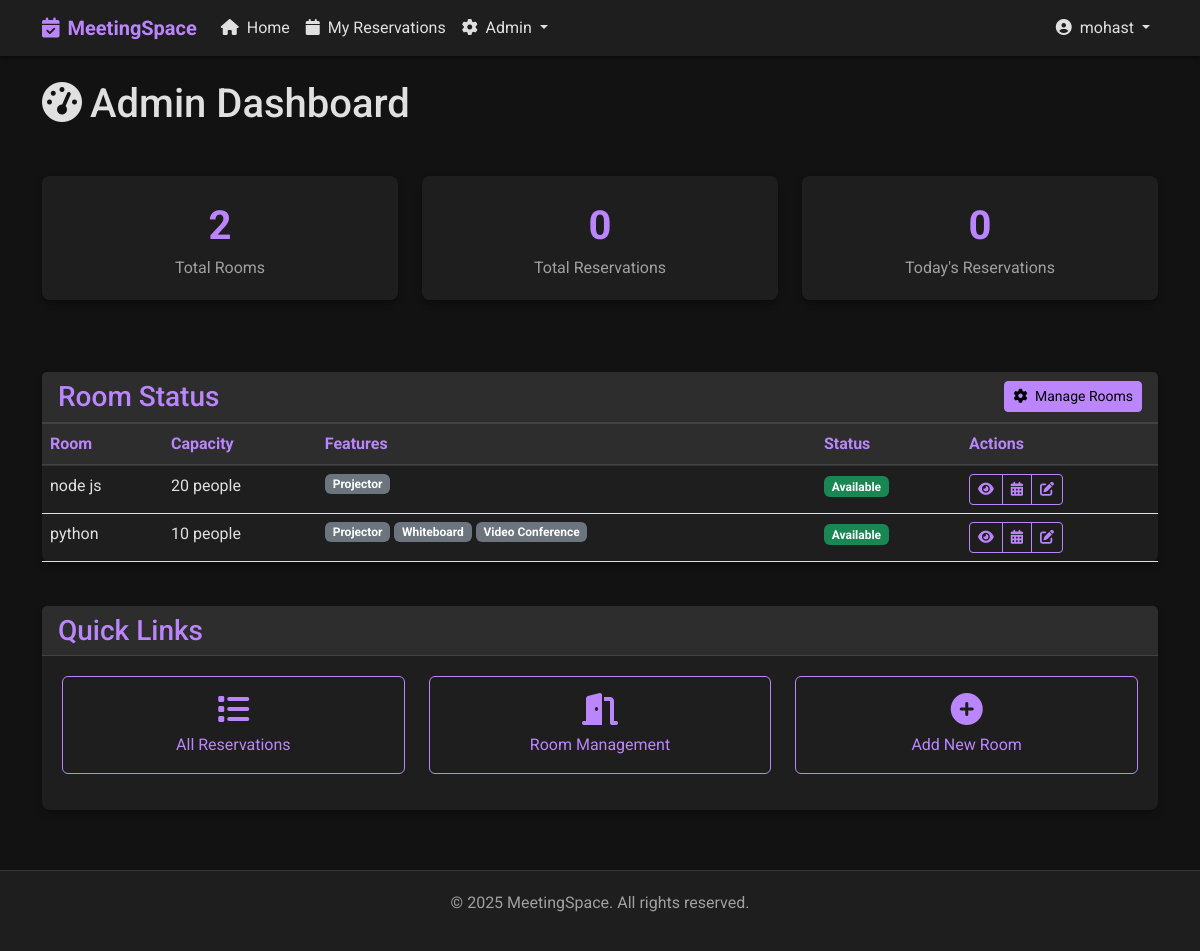
/admin-dashboard/ (signed in), run on the app's committed database.
### base/models.py (models this page shows, shortened)
class Room(models.Model):
    name = models.CharField(max_length=100)
    capacity = models.IntegerField(default=10)
    has_projector = models.BooleanField(default=False)
    has_whiteboard = models.BooleanField(default=False)
    has_video_conference = models.BooleanField(default=False)
    description = models.TextField(null=True, blank=True)
    created = models.DateTimeField(auto_now_add=True)
    updated = models.DateTimeField(auto_now=True)
    class Meta:
        ordering = ['name']
    def get_current_status(self):
        now = datetime.now()
        today = now.date()
        current_time = now.time()
        active_reservation = self.reservation_set.filter(
            date=today,
            start_time__lte=current_time,
            end_time__gt=current_time
        ).first()
        if active_reservation:
            return {
                'status': 'occupied',
                'reservation': active_reservation
            }
        else:
            return {
                'status': 'free',
                'next_reservation': self.reservation_set.filter(
                    date=today,
                    start_time__gt=current_time
                ).order_by('start_time').first()
            }

### base/views.py (the view)
# urls.py: path('admin-dashboard/', views.admin_dashboard, name="admin-dashboard"),
@staff_member_required
def admin_dashboard(request):
    rooms = Room.objects.all()
    total_reservations = Reservation.objects.count()
    today = datetime.now().date()
    today_reservations = Reservation.objects.filter(date=today).count()
    for room in rooms:
        room.current_status = room.get_current_status()
    context = {
        'rooms': rooms,
        'total_reservations': total_reservations,
        'today_reservations': today_reservations,
    }
    return render(request, 'base/admin_dashboard.html', context)

### templates/base/admin_dashboard.html (shortened to what this page needs)
{% extends 'main.html' %}
{% block content %}
<div class="row mb-4">
    <div class="col-12">
        <h1 class="mb-4"><i class="fas fa-tachometer-alt me-2"></i>Admin Dashboard</h1>
    </div>
</div>
<div class="row mb-5">
    <div class="col-md-4 mb-4">
        <div class="stat-card">
            <div class="stat-number">{{ rooms.count }}</div>
            <div class="stat-label">Total Rooms</div>
        </div>
    </div>
    <div class="col-md-4 mb-4">
        <div class="stat-card">
            <div class="stat-number">{{ total_reservations }}</div>
            <div class="stat-label">Total Reservations</div>
        </div>
    </div>
    <div class="col-md-4 mb-4">
        <div class="stat-card">
            <div class="stat-number">{{ today_reservations }}</div>
            <div class="stat-label">Today's Reservations</div>
        </div>
    </div>
</div>
<div class="row mb-4">
    <div class="col-12">
        <div class="card">
            <div class="card-header d-flex justify-content-between align-items-center">
                <h3 class="mb-0">Room Status</h3>
                <a href="{% url 'room-management' %}" class="btn btn-sm btn-primary">
                    <i class="fas fa-cog me-1"></i> Manage Rooms
                </a>
            </div>
            <div class="card-body p-0">
                <div class="table-responsive">
                    <table class="table mb-0">
                        <thead>
                            <tr>
                                <th>Room</th>
                                <th>Capacity</th>
                                <th>Features</th>
                                <th>Status</th>
                                <th>Actions</th>
                            </tr>
                        </thead>
                        <tbody>
                            {% for room in rooms %}
                            <tr>
                                <td>{{ room.name }}</td>
                                <td>{{ room.capacity }} people</td>
                                <td>
                                    <div class="d-flex flex-wrap gap-1">
                                        {% if room.has_projector %}
                                        <span class="badge bg-secondary">Projector</span>
                                        {% endif %}
                                        {% if room.has_whiteboard %}
                                        <span class="badge bg-secondary">Whiteboard</span>
                                        {% endif %}
                                        {% if room.has_video_conference %}
                                        <span class="badge bg-secondary">Video Conference</span>
                                        {% endif %}
                                    </div>
                                </td>
                                <td>
                                    {% if room.current_status.status == 'free' %}
                                    <span class="badge bg-success">Available</span>
                                    {% else %}
                                    <span class="badge bg-danger">Occupied until {{ room.current_status.reservation.end_time|time:"H:i" }}</span>
                                    {% endif %}
                                </td>
                                <td>
                                    <div class="btn-group">
                                        <a href="{% url 'room-detail' room.id %}" class="btn btn-sm btn-outline-primary">
                                            <i class="fas fa-eye"></i>
                                        </a>
                                        <a href="{% url 'room-calendar' room.id %}" class="btn btn-sm btn-outline-primary">
                                            <i class="fas fa-calendar-alt"></i>
                                        </a>
                                        <a href="{% url 'update-room' room.id %}" class="btn btn-sm btn-outline-primary">
                                            <i class="fas fa-edit"></i>
                                        </a>
                                    </div>
                                </td>
                            </tr>
                            {% endfor %}
                        </tbody>
                    </table>
                </div>
            </div>
        </div>
    </div>
</div>
<div class="row">
    <div class="col-12">
        <div class="card">
            <div class="card-header d-flex justify-content-between align-items-center">
                <h3 class="mb-0">Quick Links</h3>
            </div>
            <div class="card-body">
                <div class="row">
                    <div class="col-md-4 mb-3">
                        <a href="{% url 'admin-reservations' %}" class="btn btn-outline-primary w-100 py-3">
                            <i class="fas fa-list fa-2x mb-2"></i>
                            <div>All Reservations</div>
                        </a>
                    </div>
                    <div class="col-md-4 mb-3">
                        <a href="{% url 'room-management' %}" class="btn btn-outline-primary w-100 py-3">
                            <i class="fas fa-door-open fa-2x mb-2"></i>
                            <div>Room Management</div>
                        </a>
                    </div>
                    <div class="col-md-4 mb-3">
                        <a href="{% url 'create-room' %}" class="btn btn-outline-primary w-100 py-3">
                            <i class="fas fa-plus-circle fa-2x mb-2"></i>
                            <div>Add New Room</div>
                        </a>
                    </div>
                </div>
            </div>
        </div>
    </div>
</div>
{% endblock %}

### templates/main.html (shortened to what this page needs)
{% load static %}
<!DOCTYPE html>
<html lang="en">
<head>
    <link href="https://cdn.jsdelivr.net/npm/bootstrap@5.2.3/dist/css/bootstrap.min.css" rel="stylesheet">
    <link rel="stylesheet" href="https://cdnjs.cloudflare.com/ajax/libs/font-awesome/6.4.0/css/all.min.css">
    <link rel="stylesheet" href="{% static 'css/dark-theme.css' %}">
</head>
<body>
    <nav class="navbar navbar-expand-lg navbar-dark mb-4">
        <div class="container">
            <a class="navbar-brand" href="{% url 'home' %}">
                <i class="fas fa-calendar-check me-2"></i>MeetingSpace
            </a>
            <div class="collapse navbar-collapse" id="navbarNav">
                <ul class="navbar-nav me-auto">
                    <li class="nav-item">
                        <a class="nav-link {% if request.path == '/' %}active{% endif %}" href="{% url 'home' %}">
                            <i class="fas fa-home me-1"></i> Home
                        </a>
                    </li>
                    {% if user.is_authenticated %}
                        <li class="nav-item">
                            <a class="nav-link {% if 'my-reservations' in request.path %}active{% endif %}" href="{% url 'user-reservations' %}">
                                <i class="fas fa-calendar me-1"></i> My Reservations
                            </a>
                        </li>
                        {% if user.is_staff %}
                            <li class="nav-item dropdown">
                                <a class="nav-link dropdown-toggle" href="#" role="button" data-bs-toggle="dropdown">
                                    <i class="fas fa-cog me-1"></i> Admin
                                </a>
                            </li>
                        {% endif %}
                    {% endif %}
                </ul>
                <ul class="navbar-nav">
                    {% if user.is_authenticated %}
                        <li class="nav-item dropdown">
                            <a class="nav-link dropdown-toggle" href="#" role="button" data-bs-toggle="dropdown">
                                <i class="fas fa-user-circle me-1"></i> {{ user.username }}
                            </a>
                        </li>
                    {% endif %}
                </ul>
            </div>
        </div>
    </nav>
    <div class="container my-4">
        {% block content %}{% endblock %}
    </div>
    <footer>
        <div class="container">
            <p>&copy; {% now "Y" %} MeetingSpace. All rights reserved.</p>
        </div>
    </footer>
</body>
</html>

### static/css/dark-theme.css (style rules this page uses)
:root { --dark-bg: #121212; --dark-surface: #1e1e1e; --dark-surface-2: #2d2d2d; --dark-text: #e0e0e0; --dark-text-secondary: #a0a0a0; --primary: #bb86fc; --primary-variant: #3700b3; --secondary: #03dac6; --error: #cf6679; --success: #4caf50; --warning: #ff9800; --info: #2196f3; }
body { background-color: var(--dark-bg); color: var(--dark-text); font-family: 'Roboto', sans-serif; margin: 0; padding: 0; }
.navbar { background-color: var(--dark-surface); box-shadow: 0 2px 4px rgba(0, 0, 0, 0.5); }
.navbar-brand { color: var(--primary) !important; font-weight: bold; }
.nav-link { color: var(--dark-text) !important; }
.card { background-color: var(--dark-surface); border: none; border-radius: 8px; box-shadow: 0 4px 6px rgba(0, 0, 0, 0.3); margin-bottom: 20px; transition: transform 0.2s, box-shadow 0.2s; }
.card-header { background-color: var(--dark-surface-2); border-bottom: 1px solid rgba(255, 255, 255, 0.1); color: var(--primary); font-weight: bold; }
.card-body { padding: 20px; }
.btn-primary { background-color: var(--primary); border-color: var(--primary); color: #000; }
.btn-outline-primary { color: var(--primary); border-color: var(--primary); }
.table { color: var(--dark-text); }
.table thead th { background-color: var(--dark-surface-2); border-bottom: 2px solid rgba(255, 255, 255, 0.1); color: var(--primary); }
.table td, .table th { border-top: 1px solid rgba(255, 255, 255, 0.1); }
.stat-card { background-color: var(--dark-surface); border-radius: 8px; box-shadow: 0 4px 6px rgba(0, 0, 0, 0.3); padding: 20px; text-align: center; }
.stat-number { color: var(--primary); font-size: 2.5rem; font-weight: bold; }
.stat-label { color: var(--dark-text-secondary); font-size: 1rem; }
footer { background-color: var(--dark-surface); border-top: 1px solid rgba(255, 255, 255, 0.1); color: var(--dark-text-secondary); margin-top: 40px; padding: 20px 0; text-align: center; }

### data on the page
Room: name "node js", capacity "20", has_projector "Projector", shows "Available"
Room: name "python", capacity "10", has_projector "Projector", has_whiteboard "Whiteboard", has_video_conference "Video Conference", shows "Available"

### other printed values
{{ user.username }} "mohast"
{{ rooms.count }} "2"
{{ total_reservations }} "0"
{{ today_reservations }} "0"
